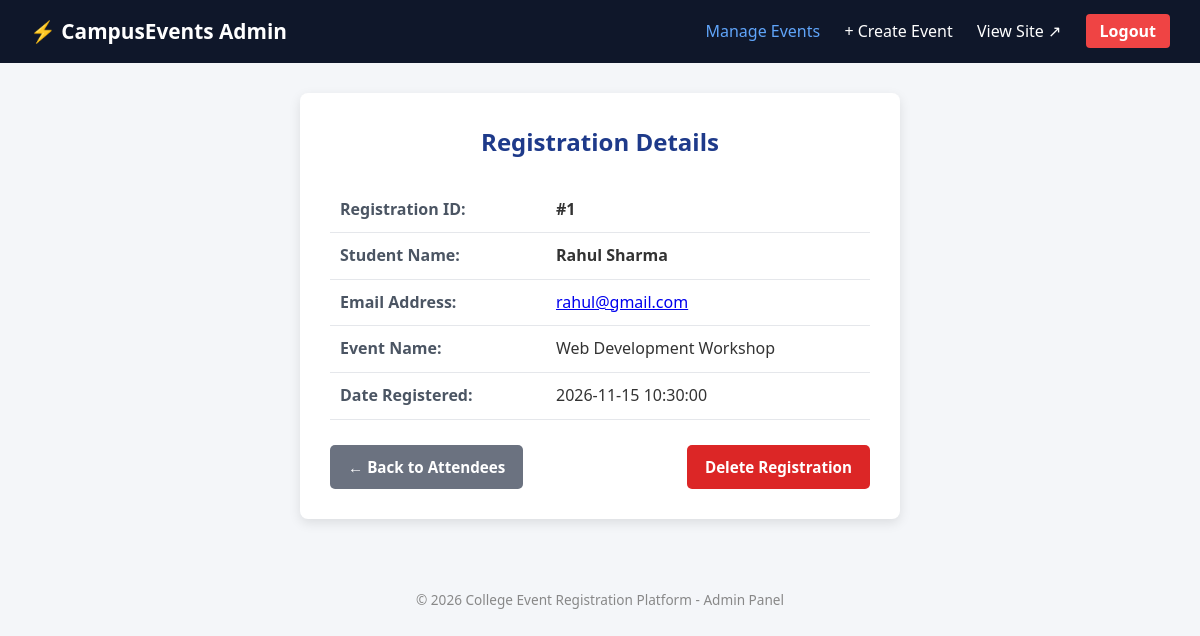
Page /admin_view.php?id=1&event_id=1 (signed in) on the committed database.
### tables this page shows
CREATE TABLE IF NOT EXISTS registrations (
    id INT AUTO_INCREMENT PRIMARY KEY,
    user_id INT NULL,
    name VARCHAR(150) NOT NULL,
    email VARCHAR(150) NOT NULL,
    event_name VARCHAR(255) NOT NULL,
    date_registered TIMESTAMP DEFAULT CURRENT_TIMESTAMP
);

### admin_view.php (the view, shortened to what this page needs)
<?php
require_once 'db.php';
$id = isset($_GET['id']) ? intval($_GET['id']) : 0;
$stmt = $conn->prepare("SELECT * FROM registrations WHERE id = ?");
$stmt->bind_param("i", $id);
$stmt->execute();
$res = $stmt->get_result();
$reg = $res->fetch_assoc();
?>
<!DOCTYPE html>
<html lang="en">
<head>
    <link rel="stylesheet" href="style.css">
</head>
<body>
<nav class="navbar" style="background-color: #0f172a;">
    <a href="admin_events.php" class="logo">⚡ CampusEvents Admin</a>
    <div class="nav-links">
        <a href="admin_events.php" style="color: #60a5fa;">Manage Events</a>
        <a href="admin_create_event.php">+ Create Event</a>
        <a href="index.php" target="_blank">View Site ↗</a>
        <a href="admin_logout.php" class="btn-admin" style="background:#ef4444; color:white !important;">Logout</a>
    </div>
</nav>
<div class="container">
    <div class="form-card" style="max-width: 600px;">
        <h2 style="color: #1e3a8a; margin-bottom: 20px; text-align: center;">Registration Details</h2>
        <table class="summary-table">
            <tr>
                <td class="label">Registration ID:</td>
                <td><strong>#<?php echo htmlspecialchars($reg['id']); ?></strong></td>
            </tr>
            <tr>
                <td class="label">Student Name:</td>
                <td><strong><?php echo htmlspecialchars($reg['name']); ?></strong></td>
            </tr>
            <tr>
                <td class="label">Email Address:</td>
                <td><a href="mailto:<?php echo htmlspecialchars($reg['email']); ?>"><?php echo htmlspecialchars($reg['email']); ?></a></td>
            </tr>
            <tr>
                <td class="label">Event Name:</td>
                <td><?php echo htmlspecialchars($reg['event_name']); ?></td>
            </tr>
            <tr>
                <td class="label">Date Registered:</td>
                <td><?php echo htmlspecialchars($reg['date_registered']); ?></td>
            </tr>
        </table>
        <div style="margin-top: 25px; display: flex; justify-content: space-between;">
            <?php
                $back_event_id = isset($_GET['event_id']) ? intval($_GET['event_id']) : 0;
                if ($back_event_id > 0):
            ?>
                <a href="admin_event_attendees.php?id=<?php echo $back_event_id; ?>" class="btn btn-secondary">&larr; Back to Attendees</a>
            <?php else: ?>
                <a href="admin_events.php" class="btn btn-secondary">&larr; Back to Manage Events</a>
            <?php endif; ?>
            <a href="admin_delete.php?id=<?php echo $reg['id']; ?><?php echo ($back_event_id > 0) ? '&event_id=' . $back_event_id : ''; ?>"
               class="btn btn-danger"
               onclick="return confirmDelete('registration');">
               Delete Registration
            </a>
        </div>
    </div>
</div>
<footer>
    &copy; <?php echo date('Y'); ?> College Event Registration Platform - Admin Panel
</footer>
</body>
</html>

### style.css (style rules this page uses)
* { box-sizing: border-box; margin: 0; padding: 0; font-family: 'Segoe UI', Tahoma, Geneva, Verdana, sans-serif; }
body { background-color: #f4f6f9; color: #333; line-height: 1.6; }
.navbar { background-color: #1e3a8a; color: white; padding: 15px 30px; display: flex; justify-content: space-between; align-items: center; }
.navbar .logo { font-size: 1.3rem; font-weight: bold; color: white; text-decoration: none; }
.navbar .nav-links a { color: white; text-decoration: none; margin-left: 20px; font-weight: 500; }
.btn-admin { background-color: #f59e0b; padding: 6px 14px; border-radius: 4px; color: #1e3a8a !important; font-weight: bold !important; }
.container { max-width: 1000px; margin: 30px auto; padding: 0 20px; }
.btn { display: inline-block; padding: 10px 18px; background-color: #2563eb; color: white; text-decoration: none; border: none; border-radius: 5px; font-size: 0.95rem; cursor: pointer; font-weight: 600; text-align: center; }
.btn-secondary { background-color: #6b7280; }
.btn-danger { background-color: #dc2626; }
.form-card { background: white; max-width: 550px; margin: 20px auto; padding: 30px; border-radius: 8px; box-shadow: 0 4px 12px rgba(0,0,0,0.1); }
.summary-table { width: 100%; margin: 25px 0; text-align: left; border-collapse: collapse; }
.summary-table td { padding: 10px; border-bottom: 1px solid #e5e7eb; }
.summary-table td.label { font-weight: bold; color: #4b5563; width: 40%; }
footer { text-align: center; margin-top: 50px; padding: 20px; color: #888; font-size: 0.85rem; }

### rows in the picture
registrations: id "1", name "Rahul Sharma", email "rahul@gmail.com", event_name "Web Development Workshop", date_registered "2026-11-15 10:30:00"
